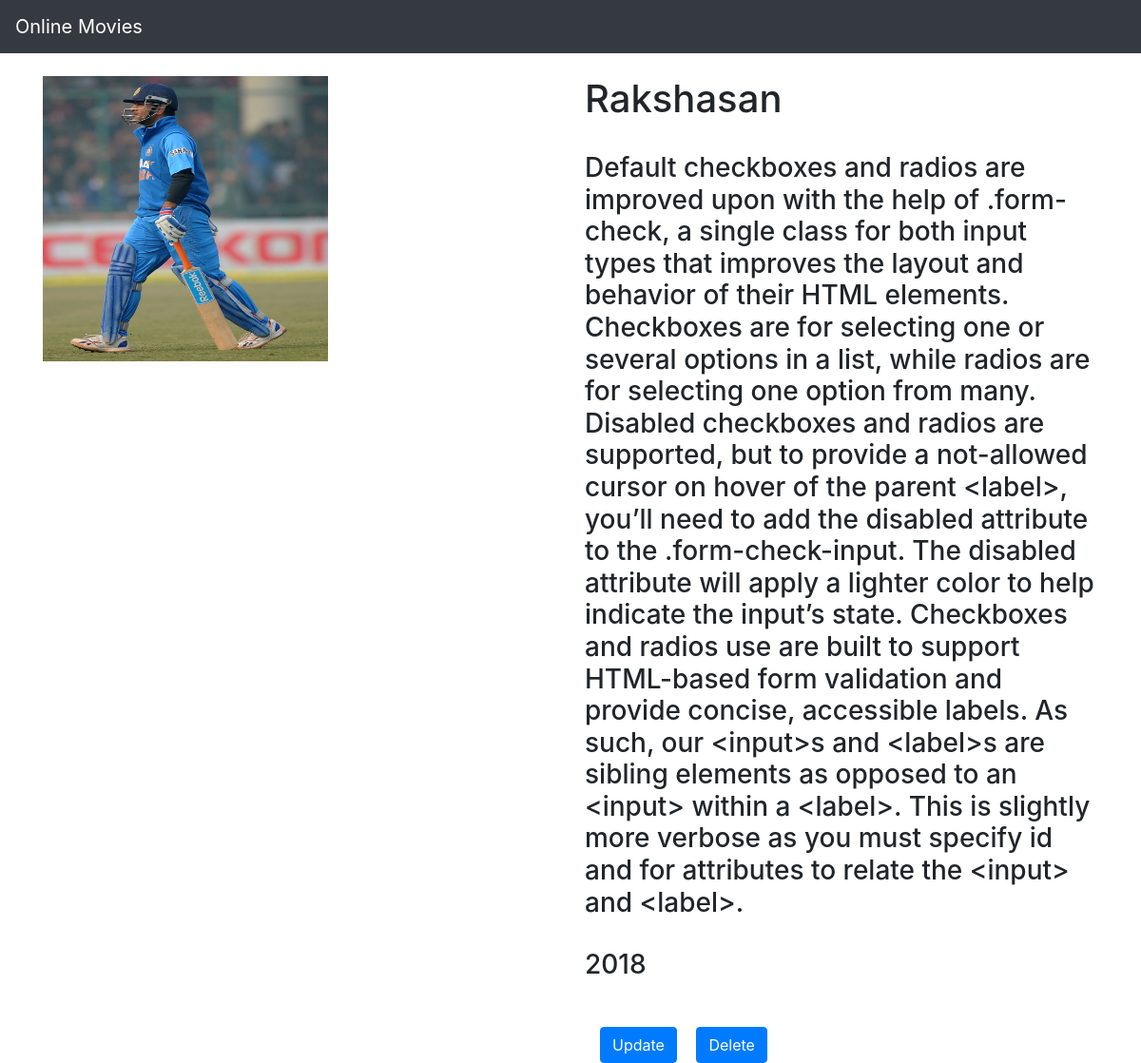
Page /movie/9/ on the committed database.
### m_app/models.py (models this page shows)
class Movie(models.Model):
    name = models.CharField(max_length=250)
    desc = models.TextField()
    year = models.IntegerField()
    img = models.ImageField(upload_to='gallery')
    def __str__(self):
        return self.name

### m_app/views.py (the view)
# urls.py: path('movie/<int:mid>/', views.details, name='details'),
def details(request, mid):
    movie = Movie.objects.get(id=mid)
    print(movie)
    return render(request, 'detail.html', {'movie': movie})

### templates/detail.html
{% extends 'base.html' %}
{% block body %}
<div class="container">
    <div class="row">
        <div class="col-md-6">
            <img src="{{movie.img.url}}" width="300px" height="300px">
            <br><br>
        </div>
        <div class="col-md-6">
            <h1>{{movie.name}}</h1><br>
            <h3>{{movie.desc}}</h3><br>
            <h3>{{movie.year}}</h3><br>
            <a href="{% url 'm_app:update' movie.id %}" class="btn btn-primary mt-3 ml-3">Update</a>
            <a href="{% url 'm_app:delete' movie.id %}" class="btn btn-primary mt-3 ml-3">Delete</a>
        </div>
    </div>
</div>
{% endblock %}

### static/style.css (style rules this page uses)
body { background-color:white; }

### rows in the picture
Movie: img (picture), name "Rakshasan", desc "Default checkboxes and radios are improved upon with the help of .form-check, a single class for both input types that improves the layout and behavior of their HTML elements. Checkboxes are for selecting one or several options in a list, while radios are for selecting one option from many. Disabled checkboxes and radios are supported, but to provide a not-allowed cursor on hover of the parent <label>, you’ll need to add the disabled attribute to the .form-check-input. The disabled attribute will apply a lighter color to help indicate the input’s state. Checkboxes and radios use are built to support HTML-based form validation and provide concise, accessible labels. As such, our <input>s and…", year "2018"
